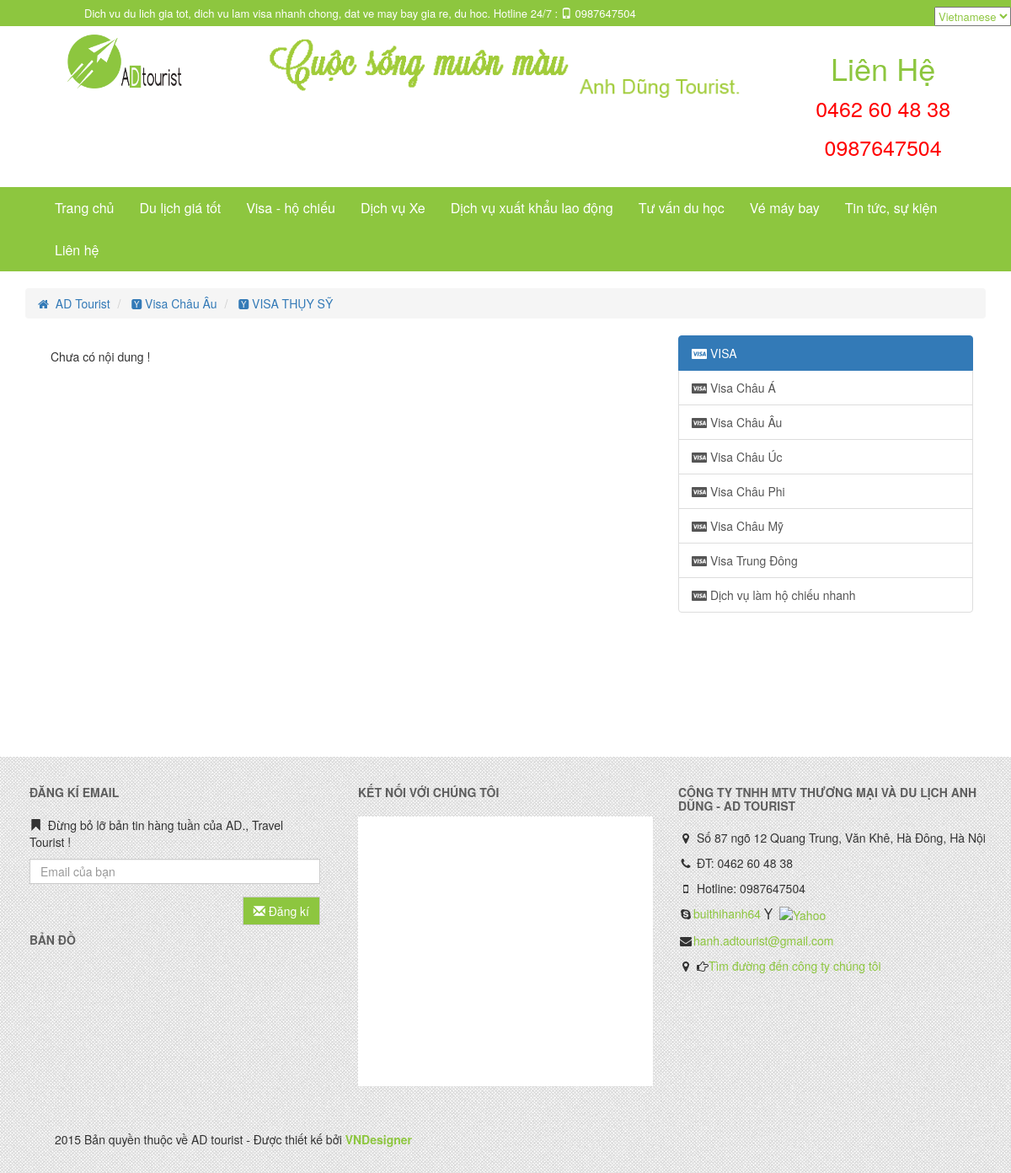
The page /index.php?lang=vi&controller=visa&action=servicevisa&passport_visa_code=2&pass_offer=17 on the database its author committed.
### tables this page shows
CREATE TABLE IF NOT EXISTS `passport_visa` (
  `passport_visa_code` int(11) NOT NULL AUTO_INCREMENT,
  `passport_visa_name` varchar(255) NOT NULL,
  PRIMARY KEY (`passport_visa_code`)
);

CREATE TABLE IF NOT EXISTS `passport_visa_offers` (
  `passport_visa_offer_code` int(11) NOT NULL AUTO_INCREMENT,
  `passport_visa_code` int(11) NOT NULL,
  `title` varchar(255) NOT NULL,
  `description` text NOT NULL,
  `content` text NOT NULL,
  `image` varchar(100) NOT NULL,
  `update_at` datetime NOT NULL,
  `create_at` datetime NOT NULL,
  PRIMARY KEY (`passport_visa_offer_code`)
);

### controllers/visa/servicevisa.php (called while the page is built, shortened)
<?php
	$visa2 = get_all_record('passport_visa_offers','passport_visa_code','2');
	$lang = get_lang();
	$passport_visa_name=get_all('passport_visa');
	if (isset($_GET['passport_visa_code'])&&isset($_GET['pass_offer'])) {
		$passport_visa_code=$_GET['passport_visa_code'];
		$pass_offer=$_GET['pass_offer'];
		$visa_offer=get_a_record('passport_visa_offers','passport_visa_offer_code',$pass_offer);
	}
	elseif (isset($_GET['passport_visa_code'])) {
		$passport_visa_code=$_GET['passport_visa_code'];
	}else $passport_visa_code=1;
	$id= get_a_record('passport_visa','passport_visa_code',$passport_visa_code);
	$content=get_all_record('passport_visa_offers','passport_visa_code',$id['passport_visa_code']);
	require_once(BASEPATH.'view/visa/servicevisa.php');
 ?>

### library/function.php (called while the page is built, shortened)
<?php
function get_lang(){
	if(isset($_GET['lang']) &&  $_GET['lang'] == 'en'){
		return 'en';
	}
	else return 'vi';
}
?>

### model/database.php (called while the page is built, shortened)
<?php
function get_all($table,$select = '*'){
	$sql = "SELECT $select FROM $table";
	$query = mysql_query($sql) or die(mysql_error());
	$data = array();
	if(mysql_num_rows($query) > 0)
	{
		while($row = mysql_fetch_assoc($query))
			$data[] = $row;
	}
	return $data;
}
function get_a_record($table, $colum, $value, $select = '*'){
	$sql = "SELECT $select FROM $table WHERE $colum = '$value'";
	$query = mysql_query($sql) or die(mysql_error());
	$data = NULL;
	if(mysql_num_rows($query) > 0 )
		$data = mysql_fetch_assoc($query);
	return $data;
}
function get_all_record($table, $colum, $value, $select = '*'){
	$sql = "SELECT $select FROM $table WHERE $colum = '$value'";
	$query = mysql_query($sql) or die(mysql_error());
	$data = array();
	if(mysql_num_rows($query) > 0 )
		while($row = mysql_fetch_assoc($query)){
			$data[] = $row;
		}
	return $data;
}
?>

### view/visa/servicevisa.php (the view, shortened to what this page needs)
<?php require_once('layout/head.php');?>
<?php require_once('layout/header.php'); ?>
<?php require_once('layout/navigation.php'); ?>
<div class="container">
    <ol class="breadcrumb">
        <li>
            <span>
            <a href="index.php" itemprop="url">
            <i class="fa fa-home"></i>&nbsp;
            <span itemprop="title">AD Tourist</span>
            </a>
            </span>
        </li>
        <li class="active">
            <span >
            <?php
                echo '<a itemprop="url" href="index.php?lang='.$lang.'&amp;controller=visa&action=servicevisa&passport_visa_code='.$passport_visa_code.'"><i class="fa fa-hacker-news"></i><span itemprop="title"> '.$id['passport_visa_name'].'</span></a>';
                ?>
            </span>
        </li>
        <?php if (isset($visa_offer)):?>
        <li>
            <span>
            <?php
                echo '<a itemprop="url" href="index.php?lang='.$lang.'&amp;controller=visa&action=servicevisa&passport_visa_code='.$passport_visa_code.'&amp;pass_offer='.$pass_offer.'"><i class="fa fa-hacker-news"></i><span itemprop="title"> '.$visa_offer['title'].'</span></a>';
                ?>
            </span>
        </li>
        <?php endif?>
    </ol>
    <div class="clearfix" style="height:500px;">
        <?php if (!isset($pass_offer)): ?>
        <div class="col-md-8">
            <div class="tab-pane" id="tabsupdatecontent-4">
                <div class="gridcontainer-price-today gridcontainer-list-airbyCate" id="gridcontainer-price-today">
                    <div class="panel-body">
                        <ul class="list-group">
                            <?php foreach ($content as $key => $value):?>
                            <li class="list-group-item">
                                <div class="col-md-3">
                                    <img class="img-responsive"  src="<?php echo $value['image'];?>" />
                                </div>
                                <div class="col-md-9">
                                    <h4 class="list-group-item-heading"><i class="fa fa-cc-visa"></i>
                                        <a href="index.php?lang=<?php echo $lang ?>&amp;controller=visa&action=servicevisa&passport_visa_code=<?php echo $value['passport_visa_code'];?>&pass_offer=<?php echo $value['passport_visa_offer_code'];?>"><?php echo $value['title'];?></a>
                                    </h4>
                                    <p class="list-group-item-text decsrption-des-airrline"><i class="fa fa-angle-double-right"></i><?php echo $value['description'];?></p>
                                </div>
                                <div class="clearfix"></div>
                            </li>
                            <?php endforeach;?>
                        </ul>
                    </div>
                </div>
            </div>
        </div>
        <?php else:?>
        <div class="col-md-8">
            <div class="tab-pane" id="tabsupdatecontent-4">
                <div class="gridcontainer-price-today gridcontainer-list-airbyCate" id="gridcontainer-price-today">
                    <div class="panel-body">
        <?php
            foreach ($content as $key => $value) {
                if ($value['passport_visa_offer_code']==$pass_offer) {
                    if ($value['content']!="<script>img_find('contents');</script>") {
                        echo $value['content'];
                    }
                    else echo 'Chưa có nội dung !';
                }
             }
            ?>
                    </div>
                </div>
            </div>
        </div>
        <?php endif;?>
        <div class="col-md-4">
            <div class="list-group">
                <a href="#" class="list-group-item active"><span class="fa fa-cc-visa"></span> VISA</a>
                <?php
                    foreach ($passport_visa_name as $key => $value) {
                        echo '<a class="list-group-item" href="index.php?lang=<?php echo $lang ?>&amp;controller=visa&action=servicevisa&passport_visa_code='.$value['passport_visa_code'].'"><span class="fa fa-cc-visa"></span> '.$value['passport_visa_name'].'</a>';
                    }
                    ?>
            </div>
        </div>
    </div>
</div>
<?php require_once('layout/footer.php'); ?>

### rows shown on the page
passport_visa: passport_visa_name "Visa Châu Âu"
passport_visa_offers: title "VISA THỤY SỸ", shows "Chưa có nội dung !"
passport_visa: passport_visa_name "Visa Châu Á"
passport_visa: passport_visa_name "Visa Châu Úc"
passport_visa: passport_visa_name "Visa Châu Phi"
passport_visa: passport_visa_name "Visa Châu Mỹ"
passport_visa: passport_visa_name "Visa Trung Đông"
passport_visa: passport_visa_name "Dịch vụ làm hộ chiếu nhanh"
